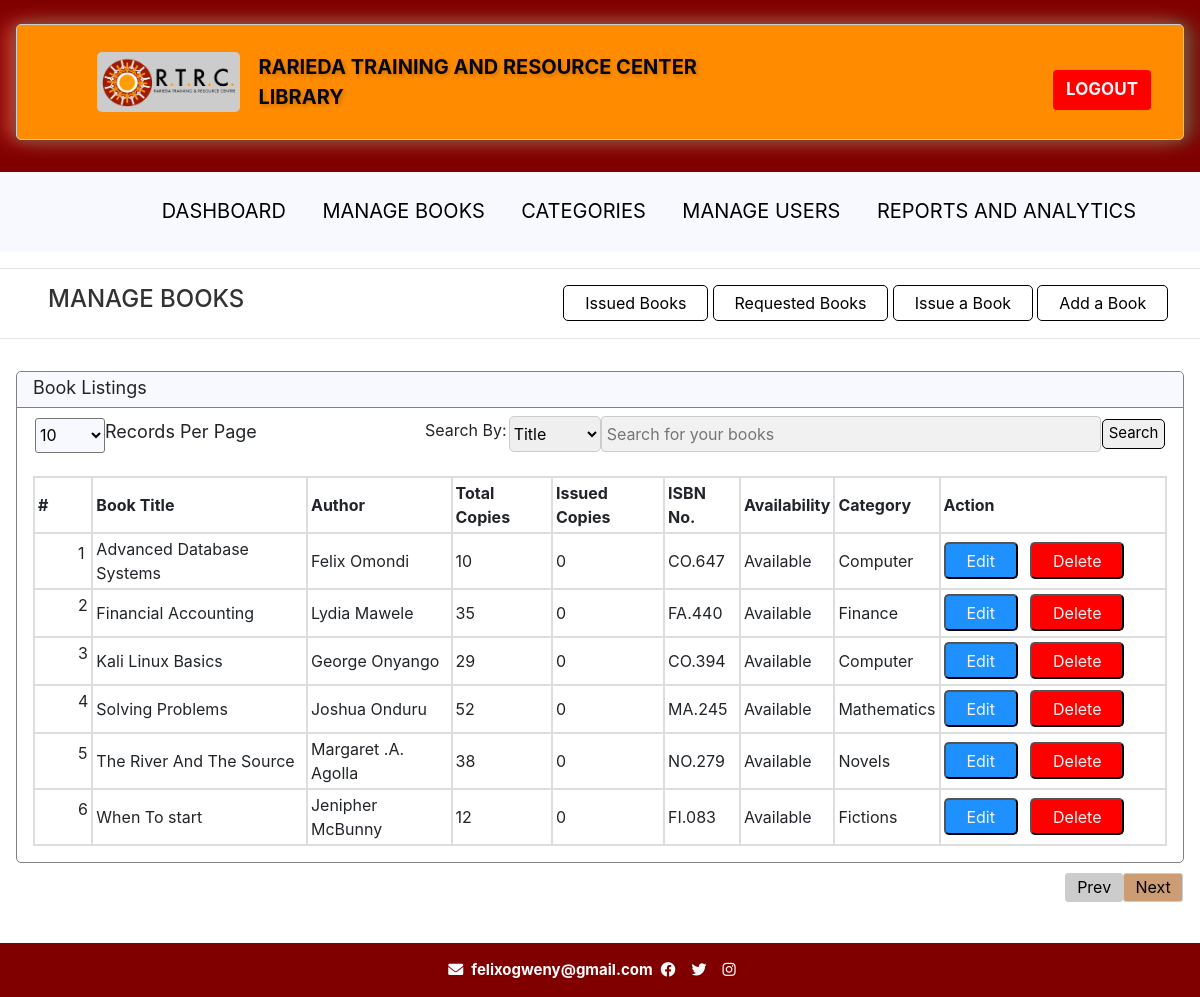
/manageBooks (signed in), run on the app's committed database.
### my_app/models.py (models this page shows)
class Books(db.Model):
    id = db.Column(db.Integer, primary_key=True, autoincrement=True)
    title = db.Column(db.String(100))
    author = db.Column(db.String(100))
    copies = db.Column(db.Integer)
    issued = db.Column(db.Integer)
    ISBN = db.Column(db.String(30), unique=True, nullable=False)
    book_preview_name = db.Column(db.String(255))
    category_id = db.Column(db.Integer, db.ForeignKey('category.id'))  # Foreign key to Category table
    favourites = db.relationship('Favourites', backref='books')
    library = db.relationship('User_Library', backref='books')
    requested_books = db.relationship('Requested_books', backref='books')
    hold_books = db.relationship('Hold_books', backref='books')
    issued_books = db.relationship('Issued_book_requests', backref='books')
    acquistion_date = db.Column(db.DateTime(timezone=True), default=func.now())
    returned = db.relationship('Returned_books', backref='books', cascade='all, delete-orphan')

class Category(db.Model):
    id = db.Column(db.Integer, primary_key=True, autoincrement=True)
    name = db.Column(db.String(50), unique=True, nullable=False)
    is_active = db.Column(db.Boolean, default=True)
    creation_date = db.Column(db.DateTime(timezone=True), default=func.now())
    updation_date = db.Column(db.DateTime(timezone=True), default=func.now())
    books = db.relationship('Books', backref='category', cascade="all, delete-orphan")

### my_app/admin/views.py (the view, shortened to what this page needs)
@admin_blueprint.route('/manageBooks', methods = ['GET', 'POST'])
@login_required
@verified_required
def manageBooks():
    authenticate()
    books = Books.query.all()
    books = sorted(books, key=lambda x: x.title.lower())
    filtered_books = []
    return render_template('admin/manageBooks.html', filtered_books=filtered_books, books=books)

### my_app/admin/views.py (called while the page is built)
def authenticate():
	if current_user.role != 'admin':
		abort(403)#we will return a forbidden error if the user is not admin

### my_app/auth.py (called while the page is built)
def verified_required(view_func):
    @wraps(view_func)
    def decorated_view(*args, **kwargs):
        if not current_user.is_authenticated:
            return current_app.login_manager.unauthorized()
        if not current_user.verified:
            flash('Please verify your email to access this page.', category='warning')
            return redirect(url_for('auth.login'))  # Redirect to the login page if not verified
        if current_user.status != 'Active':
            flash('Your account is suspended.', category='danger')
            return redirect(url_for('auth.login'))  # Redirect to the login page if suspended
        return view_func(*args, **kwargs)
    return decorated_view

### my_app/templates/admin/manageBooks.html (shortened to what this page needs)
{% extends "/admin/base.html" %}
{% block content %}
<section class="manage-books-section">
    <div class="manageBooks_header">
        <h4>Manage Books</h4>
        <div class="action_btn">
            <a href="/manageBooks/issuedBooks"><button>Issued Books</button></a>
            <a href="/manageBooks/requestedBook"><button>Requested Books</button></a>
            <a href="/manageBooks/issueBook"><button>Issue a Book</button></a>
            <a href="/manageBooks/addBook"><button>Add a Book</button></a>
        </div>
    </div>
    <hr>
</section>
<section class="manage-books">
    <div class="book_list_view">
        <div class="heading">
            <div class="table_head">
                <h3>Book listings</h3>
            </div>
            <div class="book_search">
                <div class="row_show">
                    <div class="row">
                        <select name="row_number" id="row_number" class="list">
                            <option value="10" selected>10</option>
                        </select>
                        <label for="row_number" class="list_label" style="align-self: center;">records per page</label>
                    </div>
                </div>
                <form method="POST" autocomplete="off" class="book_search">
                    <div class="search_area">
                        <div class="search_items">
                            <label for="search_book_criteria" class="search_label" style="align-self: center;">Search By:</label>
                            <select name="search_book_criteria" id="search_book_criteria" style="height: 36px; align-items: center; align-self: center; border: 1px solid #ccc; border-radius: 5px;">
                                <option value="Title" id="Title" selected>Title</option>
                            </select>
                            <input type="text" placeholder="Search for your books" name="search_field_content" id="search_field_content" required>
                            <a href="/manageBooks" style="align-self: center;"><button class="search_book">Search</button></a>
                        </div>
                    </div>
                </form>
            </div>
        </div>
        <div class="books_table">
            <table>
                <thead>
                    <tr>
                        <th>#</th>
                        <th>Book Title</th>
                        <th>Author</th>
                        <th>Total Copies</th>
                        <th>Issued Copies</th>
                        <th>ISBN No.</th>
                        <th>Availability</th>
                        <th>Category</th>
                        <th>Action</th>
                    </tr>
                </thead>
                <tbody id="book_data">
                    {% if filtered_books is defined and filtered_books %}
                    {% for book in filtered_books %}
                    <tr>
                        <td><ol><li>{{ loop.index }}</li></ol></td>
                        <td>{{ book.title }}</td>
                        <td>{{ book.author }}</td>
                        <td>{{ book.copies }}</td>
                        <td>{{ book.issued }}</td>
                        <td>{{ book.ISBN }}</td>
                        <td>
                        {% if book.copies is not none and book.issued is not none %}
                        {% if book.copies > book.issued %}
                            Available
                        {% else %}
                            Not Available
                        {% endif %}
                        {% else %}
                            N/A
                        {% endif %}
                        </td>
                        <td>{{ book.category.name }}</td>
                        <td>
                            <button class="edit_btn" onclick="showEditBookPopup({{ book.id }})">Edit</button>
                            <button class="delete_btn" onclick="deleteBookWithConfirmation({{ book.id }})">Delete</button>
                        </td>
                    </tr>
                    {% endfor %}
                    {% else %}
                    {% for book in books %}
                    <tr>
                        <td><ol><li style="list-style: none">{{ loop.index }}</li></ol></td>
                        <td>{{ book.title }}</td>
                        <td>{{ book.author }}</td>
                        <td>{{ book.copies }}</td>
                        <td>{{ book.issued }}</td>
                        <td>{{ book.ISBN }}</td>
                        <td>
                        {% if book.copies is not none and book.issued is not none %}
                        {% if book.copies > book.issued %}
                            Available
                        {% else %}
                            Not Available
                        {% endif %}
                        {% else %}
                            N/A
                        {% endif %}
                        </td>
                        <td>{{ book.category.name }}</td>
                        <td class="button-actions">
                            <button class="edit_btn" data-book-id="{{ book.id }}">Edit</button>
                            <button class="delete_btn" onclick="deleteBookWithConfirmation({{ book.id }})">Delete</button>
                        </td>
                    </tr>
                    {% endfor %}
                    {% endif %}
                </tbody>
            </table>
        </div>
        <div class="switch_pages">
            <div class="switch_btns">
                <button class="previous" id="previousBtn">Prev</button>
                <button class="next" id="nextBtn">Next</button>
            </div>
        </div>
    </div>
</section>
{% endblock %}

### my_app/static/style.css (style rules this page uses)
body { overflow-x: hidden; margin: 0; }
hr { color: 1px solid royalblue; }
h4 { font-size: 20px; margin-left: 3rem; font-weight: bold; padding: 0; text-transform: uppercase; opacity: 0.8; }
.manage-books { min-height: 45vh; }
.manageBooks_header { display: flex; flex-flow: row; justify-content: space-between; }
.manageBooks_header h4 { color: black; }
.manageBooks_header .action_btn { margin-right: 2rem; }
.manageBooks_header .action_btn a button { border-radius: 5px; background-color: #fff; border: 1px solid; color: black; padding-top: 0.3rem; padding-right: 1.3rem; padding-bottom: 0.3rem; padding-left: 1.3rem; opacity: 1; }
.book_list_view { position: relative; border: 1px solid #808080; border-radius: 5px; margin-left: 1rem; margin-right: 1rem; margin-top: 2rem; margin-bottom: 5rem; }
.book_list_view .heading .table_head { border-bottom: 1px solid #808080; border-top-left-radius: 5px; border-top-right-radius: 5px; background-color: ghostwhite; }
.book_list_view .heading .table_head h3 { margin-left: 1rem; font-weight: normal; font-size: 18px; text-transform: capitalize; align-self: center; padding-top: 0.3rem; }
.book_list_view .heading .book_search { display: flex; flex-flow: row; justify-content: space-between; }
.book_list_view .heading .book_search .row_show { float: left; margin-top: 2px; margin-left: 10px; }
.book_list_view .heading .book_search .row_show .row { margin-left: 0.5rem; margin-top: 0.5rem; }
.book_list_view .heading .book_search .row_show .row .list { width: 70px; background-color: ghostwhite; border-radius: 3px; }
.book_list_view .heading .book_search .row_show .row .list_label { font-weight: normal; font-size: 18px; text-transform: capitalize; }
.book_list_view .heading .book_search .search_area { float: right; }
.book_list_view .heading .book_search .search_area .search_items { display: flex; flex-flow: row; }
.book_list_view .heading .book_search .search_area .search_items .search_label { align-self: center; font-weight: normal; text-transform: capitalize; margin-right: 2px; }
.book_list_view .heading .book_search .search_area .search_items input[type="text"] { width: 500px; padding: 5px; margin: 8px 0; box-sizing: border-box; border: 1px solid #ccc; border-radius: 4px; background-color: #f1f1f1; }
.book_list_view .heading .book_search .search_area .search_items a button { min-height: 30px; font-size: 15px; align-self: center; margin-left: 1px; margin-right: 1.1rem; border-radius: 5px; border: 1px solid black; }
.book_list_view .books_table { margin-left: 1rem; margin-right: 1rem; margin-top: 1rem; margin-bottom: 1rem; }
.book_list_view .books_table table { border-collapse: collapse; width: 100%; border: 1px solid #ddd; }
.book_list_view .books_table table thead tr, .book_list_view .books_table table thead tr th, .book_list_view .books_table table tbody tr, .book_list_view .books_table table tbody tr td { text-align: left; padding: 3px; border: 2px solid #ddd; border-radius: 5px; }
.book_list_view .books_table table thead tr th:last-child, .book_list_view .books_table table tbody tr td:last-child { width: 20%; }
.book_list_view .books_table table tbody tr td .edit_btn, .book_list_view .books_table table tbody tr td .delete_btn { padding-top: 0.3rem; padding-right: 1.3rem; padding-bottom: 0.3rem; padding-left: 1.3rem; border-radius: 5px; color: whitesmoke; }
.book_list_view .books_table table tbody tr td .edit_btn { background: dodgerblue; opacity: 1; }
.book_list_view .books_table table tbody tr td .delete_btn { background: red; opacity: 1; margin-left: 0.5rem; }
.book_list_view .switch_pages { float: right; margin-top: 3px; }
.book_list_view .switch_pages .switch_btns { display: flex; flex-flow: row; }
.book_list_view .switch_pages .switch_btns .previous, .book_list_view .switch_pages .switch_btns .next { border-radius: 3px; border: 1px solid #ccc; margin-top: 0.5rem; padding-top: 0.1rem; padding-bottom: 0.1rem; padding-left: 0.7rem; padding-right: 0.7rem; }
.book_list_view .switch_pages .switch_btns .previous { background: #ccc; }
.book_list_view .switch_pages .switch_btns .next { background: #cc9c75; }

### data on the page
Books: title "Advanced Database Systems", author "Felix Omondi", copies "10", issued "0", ISBN "CO.647", shows "Available", category.name "Computer"
Books: title "Financial Accounting", author "Lydia Mawele", copies "35", issued "0", ISBN "FA.440", shows "Available", category.name "Finance"
Books: title "Kali Linux Basics", author "George Onyango", copies "29", issued "0", ISBN "CO.394", shows "Available", category.name "Computer"
Books: title "Solving Problems", author "Joshua Onduru", copies "52", issued "0", ISBN "MA.245", shows "Available", category.name "Mathematics"
Books: title "The River And The Source", author "Margaret .A. Agolla", copies "38", issued "0", ISBN "NO.279", shows "Available", category.name "Novels"
Books: title "When To start", author "Jenipher McBunny", copies "12", issued "0", ISBN "FI.083", shows "Available", category.name "Fictions"
